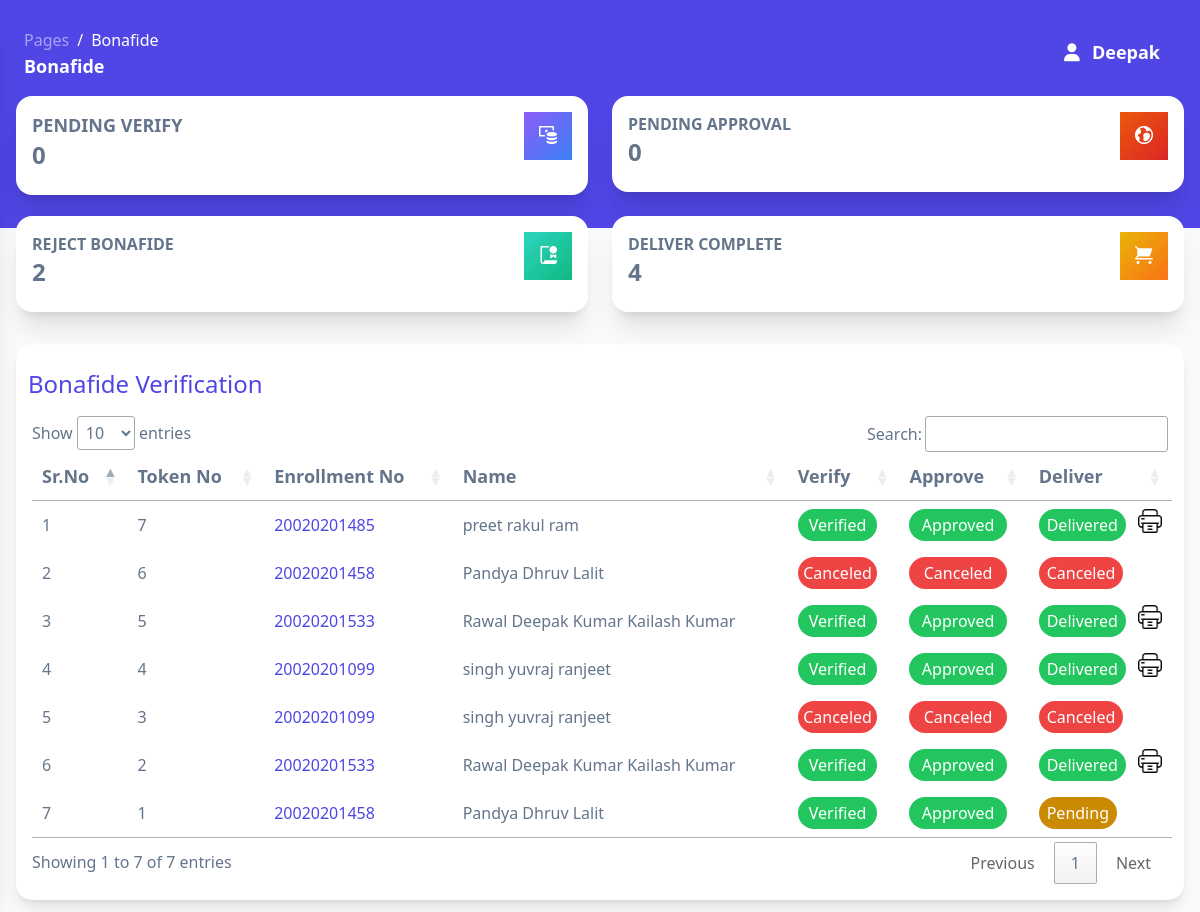
Page /Admin_side/bonafide (signed in) on the committed database.
### tables this page shows
CREATE TABLE IF NOT EXISTS `bonafide` (
  `id` int NOT NULL AUTO_INCREMENT,
  `enrollment_no` varchar(500) NOT NULL,
  `name` varchar(500) NOT NULL,
  `father_name` varchar(500) NOT NULL,
  `course` varchar(500) NOT NULL,
  `semester` varchar(500) NOT NULL,
  `mobile_no` varchar(500) NOT NULL,
  `email` varchar(500) NOT NULL,
  `purpose` varchar(500) NOT NULL,
  `fee_recipt` varchar(500) NOT NULL,
  `remark` varchar(500) NOT NULL,
  `status` varchar(500) NOT NULL DEFAULT 'In Process',
  `verify_flag` tinyint(1) NOT NULL DEFAULT '0',
  `verify_by` varchar(500) NOT NULL,
  `approve_flag` tinyint(1) NOT NULL DEFAULT '0',
  `approve_by` varchar(500) NOT NULL,
  `delever_flag` tinyint(1) NOT NULL DEFAULT '0',
  `print_flag` tinyint(1) NOT NULL DEFAULT '0',
  `apply_date` date NOT NULL,
  `pickup_date` date NOT NULL,
  PRIMARY KEY (`id`)
);

### Admin_side/public/bonafide.php (the view, shortened to what the rows shown need)
<?php
include('private/bonafide_server.php');
$bonafide = new Bonafide;
?>
<!DOCTYPE html>
<html>
<head>
  <link href="private/assets/css/nucleo-icons.css" rel="stylesheet" />
  <link href="private/assets/css/nucleo-svg.css" rel="stylesheet" />
  <link rel="stylesheet" href="private/assets/css/tooltips.css">
  <link rel="stylesheet" href="input.css">
  <script src="https://cdn.tailwindcss.com"></script>
  <link rel="stylesheet" href="https://cdn.datatables.net/1.13.1/css/jquery.dataTables.min.css">
  <link rel="stylesheet" href="https://cdn.datatables.net/buttons/2.3.6/css/buttons.dataTables.min.css">
</head>
<body class="m-0 font-sans text-base antialiased font-normal bg-gray-50 text-slate-500 overflow-hidden">
  <main
    class="relative h-full max-h-screen transition-all duration-200 ease-in-out xl:ml-68 rounded-xl overflow-x-hidden scroll-smooth overflow-y-visible">
    <div class="w-full py-3 px-4 2xl:w-4/5 2xl:px-6 2xl:pt-8 xl:ml-80">
      <div class="min-w-full bg-white shadow-lg rounded-2xl mt-0 py-4">
        <div class="flex flex-col justify-start">
          <h1 class="text-2xl font-medium text-indigo-600 py-2 pl-3">Bonafide Verification</h1>
        </div>
        <div class="px-4 min-w-full text-left text-base mt-2 overflow-x-auto">
          <table id="myTable">
            <thead class="border-b font-medium text-lg">
              <tr>
                <th scope="col" class="px-6 py-3">Sr.No</th>
                <th scope="col" class="px-6 py-3 hidden lg:table-cell">Token No</th>
                <th scope="col" class="px-0 py-3">Enrollment No</th>
                <th scope="col" class="pr-6 py-3 hidden md:table-cell">Name</th>
                <th scope="col" class="px-6 py-3">Verify</th>
                <th scope="col" class="py-3">Approve</th>
                <th scope="col" class="py-3">Deliver</th>
              </tr>
            </thead>
            <tbody class="text-left">
              <?php
              $get_deatils = $bonafide->get_details();
              $count = 0;
              while ($row = mysqli_fetch_assoc($get_deatils)) {
                $count++;
                ?>
                <tr class="border-b transition duration-300 ease-in-out hover:bg-neutral-100 2xl:text-lg">
                  <td class="whitespace-nowrap px-6 py-4 font-medium">
                    <?php echo $count; ?>
                  </td>
                  <td class="whitespace-nowrap px-6 py-4 hidden lg:table-cell">
                    <?php echo $row['id']; ?>
                  </td>
                  <td class="whitespace-nowrap px-0 py-4">
                    <a href="bonafide_verification?verify_id=<?php echo $row['id']; ?>" class="text-indigo-600 font-medium"><?php echo $row['enrollment_no']; ?></a>
                  </td>
                  <td class="whitespace-nowrap pr-6 py-4 hidden md:table-cell">
                    <?php echo $row['name']; ?>
                  </td>
                  <td class="whitespace-nowrap px-6 py-4">
                    <?php if ($_SESSION['type'] == "Clerk" && $row['verify_flag'] == 0 && $row['remark'] == "") { ?>
                      <a href="bonafide_verification?verify_id=<?php echo $row['id']; ?>"><button name="view" id="view"
                          class="bg-indigo-600 px-4 py-2 rounded-lg text-white font-medium hover:bg-indigo-500 shadow-md">View</button></a>
                    <?php } else if ($_SESSION['type'] == "Head" && $row['verify_flag'] == 0 && $row['remark'] == "") { ?>
                        <p class="text-base bg-yellow-600 mr-3 p-1 text-white font-medium text-center rounded-full">Pending</p>
                    <?php } else if ($row['verify_flag'] == 1 && $row['remark'] == "") { ?>
                          <p class="text-base bg-green-500 mr-3 p-1 text-white font-medium text-center rounded-full">Verified</p>
                    <?php } else if ($row['verify_flag'] == 0 || $row['verify_flag'] == 1 && $row['remark'] != "") { ?>
                            <p class="text-base bg-red-500 mr-3 p-1 text-white font-medium text-center rounded-full">Canceled</p>
                    <?php } ?>
                  </td>
                  <td class="whitespace-nowrap px-6 py-4">
                    <?php if ($_SESSION['type'] == "Head" && $row['verify_flag'] == 1 && $row['approve_flag'] == 0 && $row['remark'] == "") { ?>
                      <a href="bonafide_verification?verify_id=<?php echo $row['id']; ?>"><button name="approve"
                          id="approve"
                          class="bg-indigo-600 px-4 py-2 rounded-lg text-white font-medium hover:bg-indigo-500 shadow-md">View</button></a>
                    <?php } else if (($_SESSION['type'] == "Clerk" || $_SESSION['type'] == "Head") && ($row['verify_flag'] == 1 || $row['verify_flag'] == 0) && $row['approve_flag'] == 0 && $row['remark'] == "") { ?>
                        <p class="text-base bg-yellow-600 mr-3 p-1 text-white font-medium text-center rounded-full">Pending</p>
                    <?php } else if ($row['approve_flag'] == 1 && $row['remark'] == "") { ?>
                          <p class="text-base bg-green-500 mr-3 p-1 text-white font-medium text-center rounded-full">Approved</p>
                    <?php } else if ($row['approve_flag'] == 0 && $row['remark'] != "") { ?>
                            <p class="text-base bg-red-500 mr-3 p-1 text-white font-medium text-center rounded-full">Canceled</p>
                    <?php } ?>
                  </td>
                  <td class="whitespace-nowrap px-6 py-4">
                    <?php if ($row['approve_flag'] == 1 && $_SESSION['type'] == "Clerk" && $row['delever_flag'] == 0 && $row['remark'] == "") { ?>
                      <div class="flex"> <a href="private/bonafide_server.php?pickup_id=<?php echo $row['id']; ?>"><button name="print"
                            class="bg-indigo-600 px-4 py-2 rounded-lg text-white font-medium hover:bg-indigo-500 shadow-md disabled:cursor-not-allowed disabled:bg-indigo-500 deliver" disabled>Deliver</button></a>
                            <input type="hidden" name="print_flag" class="print_flag" value="<?php echo $row['print_flag'];?>">
                        <a href="bonafide?deliver_id=<?php echo $row['id']; ?>" onclick="disable_toggle()" class="w-6 h-6"><img class="my-2 ml-2"
                            src=" private/Images/printer.png" alt="" srcset=""></a>
                      </div>
                    <?php } else if ($_SESSION['type'] == "Head" && $row['delever_flag'] == 0 && $row['remark'] == "") { ?>
                        <div class="flex">
                          <p class="text-base bg-yellow-600 mr-3 py-1 px-2 text-white font-medium text-center rounded-full">
                            Pending</p>
                        </div>
                    <?php } else if ($row['delever_flag'] == 1 && $row['remark'] == "") { ?>
                            <div class="flex ">
                              <p class="text-base bg-green-500 mr-3 py-1 px-2 text-white font-medium text-center rounded-full">
                                Delivered
                              </p>
                              <a href="bonafide?deliver_id=<?php echo $row['id']; ?>" class="w-6 h-6 "><img class="m-auto"
                                  src="private/Images/printer.png" alt="" srcset=""></a>
                            </div>
                    <?php } else if ($row['verify_flag'] == 1 || $row['verify_flag'] == 0 && $row['delever_flag'] == 0 && $row['remark'] != "") { ?>
                              <div class="flex ">
                                <p class="text-base bg-red-500 mr-3 py-1 px-2 text-white font-medium text-center rounded-full">
                                  Canceled
                                </p>
                              </div>
                    <?php } ?>
                  </td>
                </tr>
                <?php
              }
              ?>
            </tbody>
          </table>
        </div>
      </div>
  </main>
  <?php include('private/sweet_alert.php');?>
</body>
</html>

### rows in the picture
bonafide: id "7", enrollment_no "20020201485", name "preet rakul ram", verify_flag "Verified", approve_flag 1 (drawn)
bonafide: id "6", enrollment_no "20020201458", name "Pandya Dhruv Lalit", verify_flag "Canceled"
bonafide: id "5", enrollment_no "20020201533", name "Rawal Deepak Kumar Kailash Kumar", verify_flag "Verified", approve_flag 1 (drawn)
bonafide: id "4", enrollment_no "20020201099", name "singh yuvraj ranjeet", verify_flag "Verified", approve_flag 1 (drawn)
bonafide: id "3", enrollment_no "20020201099", name "singh yuvraj ranjeet", verify_flag "Canceled"
bonafide: id "2", enrollment_no "20020201533", name "Rawal Deepak Kumar Kailash Kumar", verify_flag "Verified", approve_flag 1 (drawn)
bonafide: id "1", enrollment_no "20020201458", name "Pandya Dhruv Lalit", verify_flag "Verified", approve_flag "Pending"

### other values in the picture
$_SESSION['name'] "Deepak"
$bonafide->pending_verify() "0"
$bonafide->pending_approval() "0"
$bonafide->reject_bonafide() "2"
$bonafide->complete_deliver() "4"
